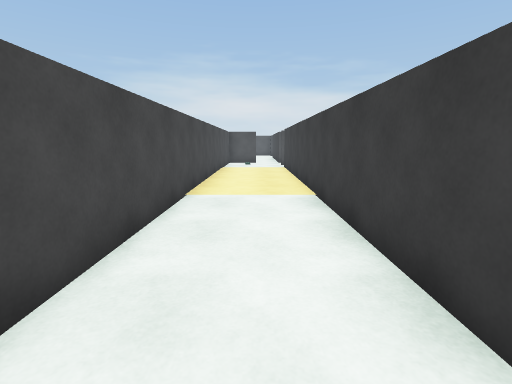
view 1 (above)

24 first-person views from a walk through a scene from a Unity 3-D project. The camera is 1.3 m above the floor, tilts 10° down and sees 85° across. The floor is counted in squares, 1 m on a side. Each view is taken from the middle of a square. On the plan, view 1 faces up. The plan holds only what a view shows up to about 13 squares ahead; the rest is blank. The place goes on beyond the plan. The player character is not drawn. Door leaves are left out, so doorways stand open.

view 2
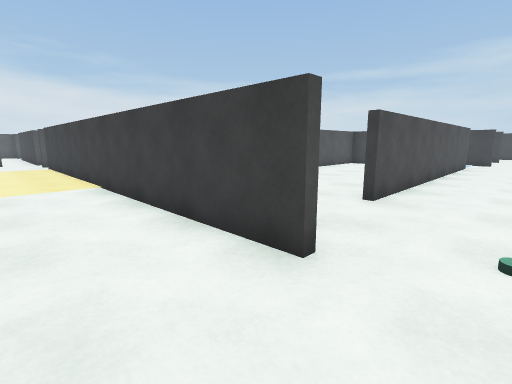

view 3
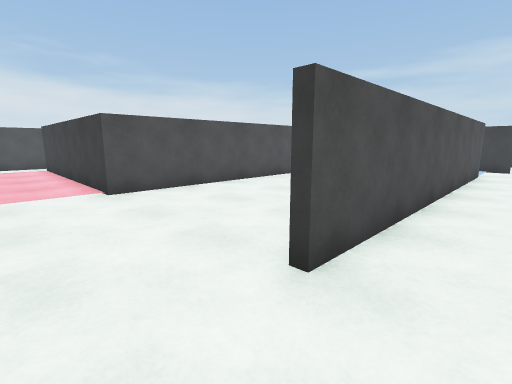

view 4
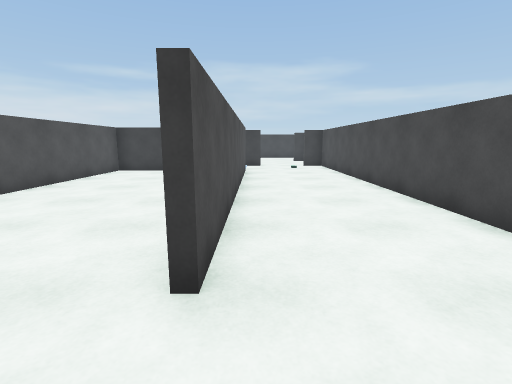

view 5
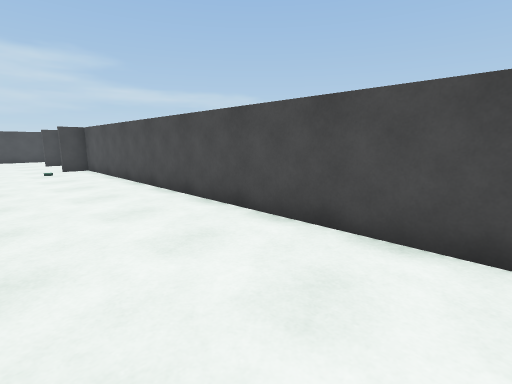

view 6
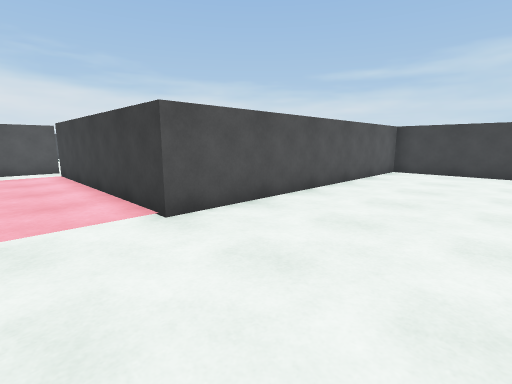

view 7
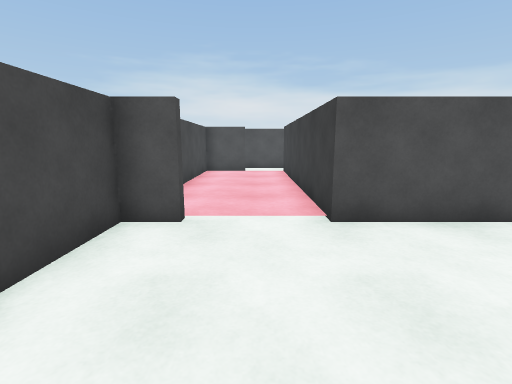

view 8
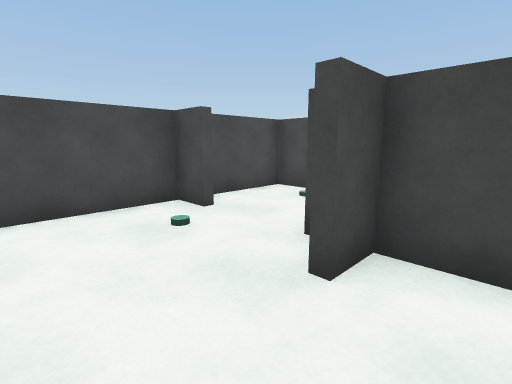

view 9
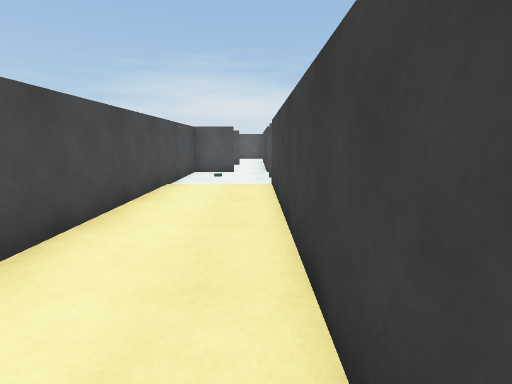

view 10
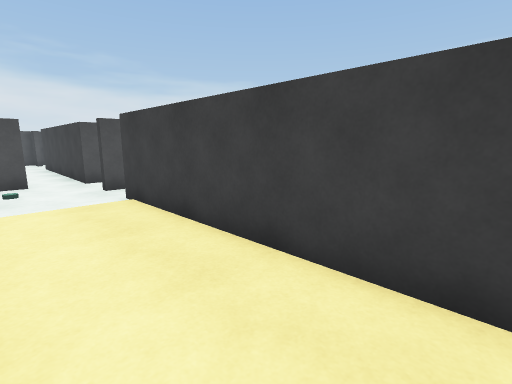

view 11
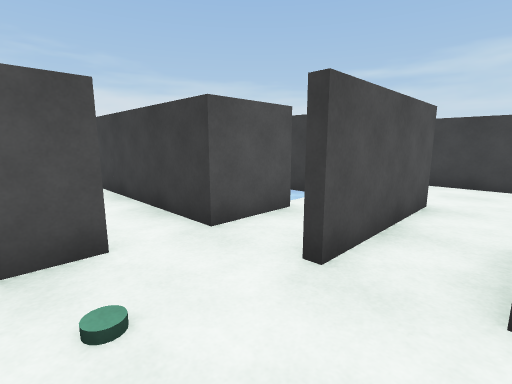

view 12
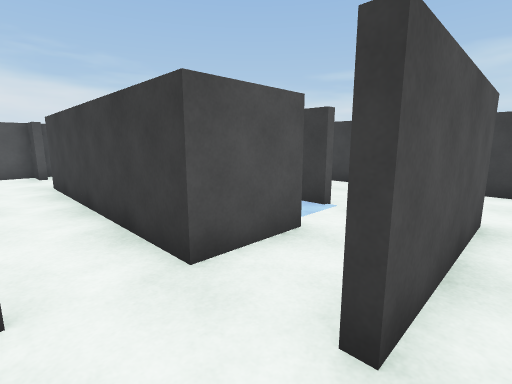

view 13
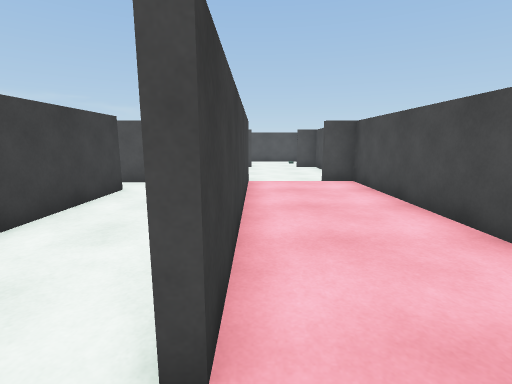

view 14
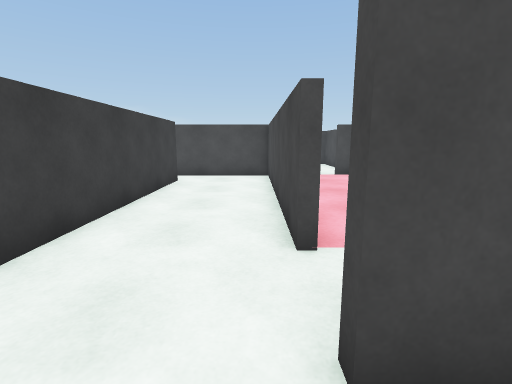

view 15
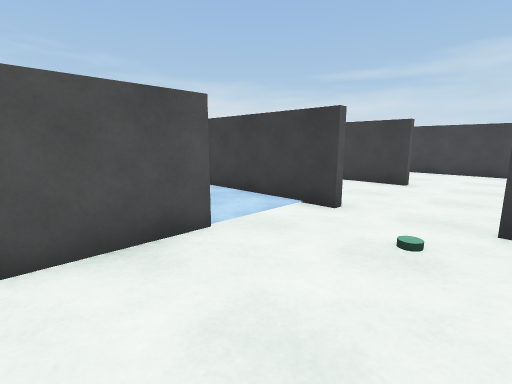

view 16
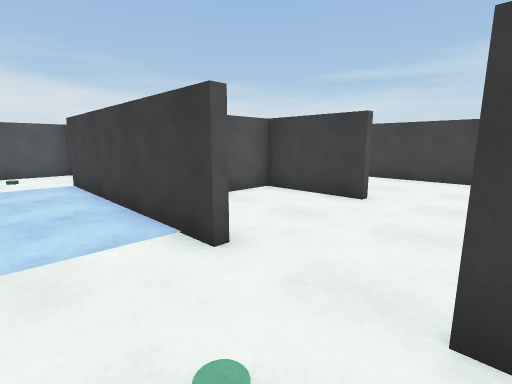

view 17
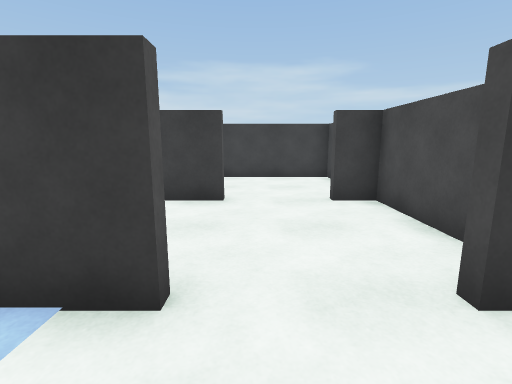

view 18
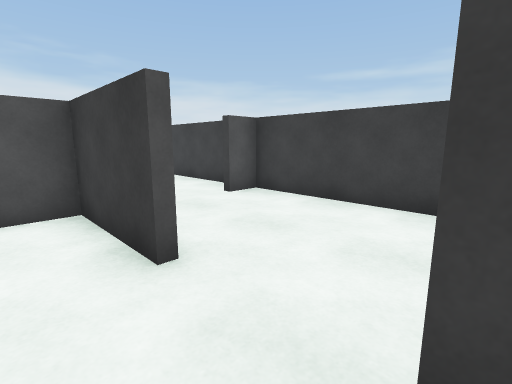

view 19
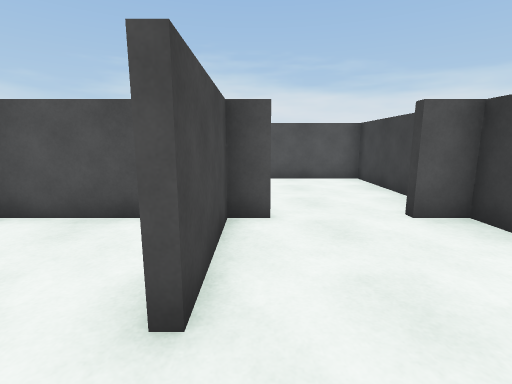

view 20
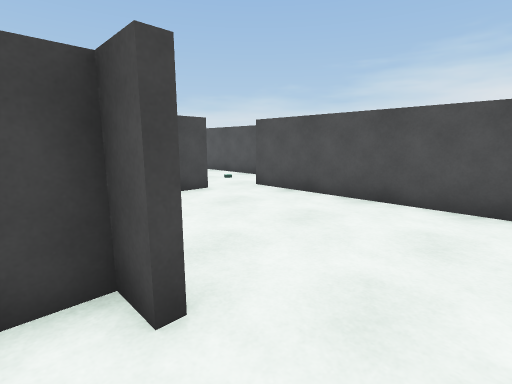

view 21
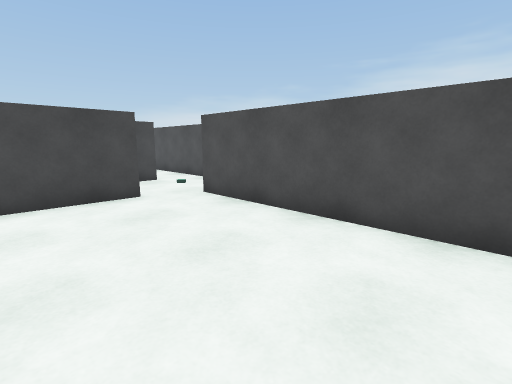

view 22
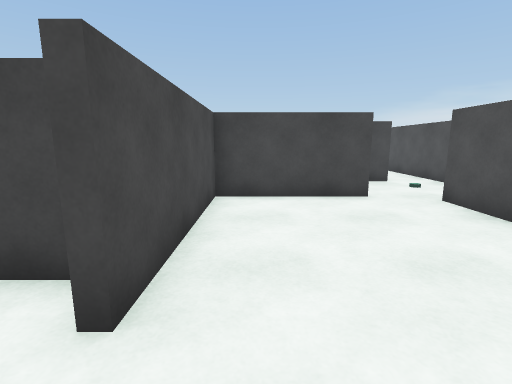

view 23
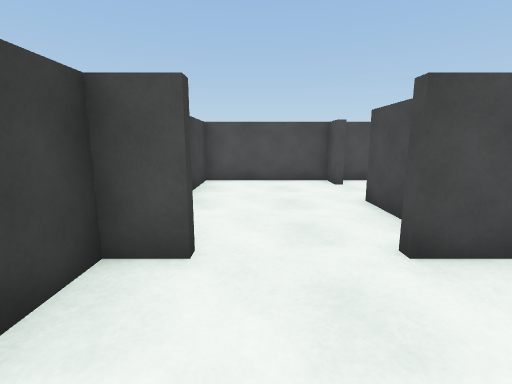

view 24
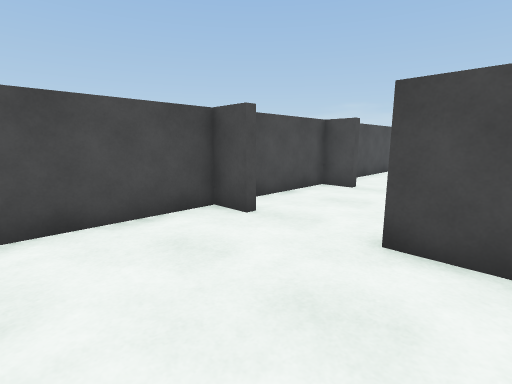

### Floor plan
Ten units are one square. View 1 is at (0, 0); x grows to the right and y downward. Boxes are objects, and circles mark ways between rooms. Rooms are numbered by the first view taken in them; rooms with no view inside come last. Other rooms are left out.
<svg viewBox="-22 -297 305 340">
<path fill="none" stroke="#000" d="M34 -165 15 -165M1 -185 -17 -185 -17 -16M36 -185 15 -185 15 -258M15 4 15 -150M15 -282 15 -292 5 -292M-17 26 -17 38 9 38M166 -5 52 -5M190 4 190 -68M165 -86 165 -79M17 26 17 38 190 38 190 28M198 -102 166 -102M29 -65 17 -65 17 -42M163 -25 163 -65 53 -65M17 -20 17 -8 28 -8M56 -165 44 -165M55 -147 55 -71M87 -202 87 -210M87 -82 87 -172M54 -68 95 -68M233 4 233 -27 195 -27M193 26 193 38 233 38 233 28M244 -27 235 -27 235 2M235 26 235 38 278 38 278 -27 268 -27M193 -69 193 -30 244 -30M266 -30 278 -30 278 -83 198 -83M35 -147 17 -147 17 -68 28 -68M44 -165 34 -165M53 -65 53 -148"/>
<circle cx="20" cy="15" r="3" fill="#2a7"/>
<circle cx="25" cy="-160" r="3" fill="#2a7"/>
<circle cx="40" cy="-10" r="3" fill="#2a7"/>
<circle cx="190" cy="15" r="3" fill="#2a7"/>
<circle cx="200" cy="-70" r="3" fill="#2a7"/>
<circle cx="40" cy="-70" r="3" fill="#2a7"/>
<circle cx="50" cy="-155" r="3" fill="#2a7"/>
<circle cx="230" cy="15" r="3" fill="#2a7"/>
<circle cx="255" cy="-30" r="3" fill="#2a7"/>
<text x="0" y="-130">1</text>
<text x="120" y="0">2</text>
<text x="90" y="-40">3</text>
<text x="70" y="-160">4</text>
<text x="210" y="0">5</text>
<text x="250" y="0">6</text>
<text x="230" y="-60">7</text>
<text x="40" y="-120">8</text>
</svg>
Room 1 opens to room 2. Room 1 opens to room 8. Room 2 opens to room 3. Room 2 opens to room 5. Room 2 opens to room 7. Room 3 opens to room 8. Room 4 opens to room 8. Room 5 opens to room 6. Room 6 opens to room 7.

Where each view was taken, in squares from view 1:
view 1: 0 up, 0 right, facing up
view 2: 2 down, 1 left, facing up-right
view 3: 1 down, 3 right, facing up-right
view 4: 0 up, 3 right, facing right
view 5: 0 up, 4 right, facing down-right
view 6: 2 up, 3 right, facing up-right
view 7: 2 up, 4 right, facing up
view 8: 2 up, 5 right, facing down-left
view 9: 6 up, 1 right, facing up
view 10: 8 up, 1 left, facing up-right
view 11: 15 up, 1 left, facing up-right
view 12: 16 up, 0 right, facing up-right
view 13: 16 up, 5 right, facing down
view 14: 18 up, 6 right, facing down
view 15: 3 down, 14 right, facing up-right
view 16: 3 down, 17 right, facing up-right
view 17: 1 down, 17 right, facing right
view 18: 3 down, 22 right, facing up-right
view 19: 2 down, 24 right, facing up
view 20: 2 up, 26 right, facing up-left
view 21: 4 up, 26 right, facing up-left
view 22: 4 up, 26 right, facing left
view 23: 6 up, 26 right, facing down
view 24: 1 up, 27 right, facing down-left
